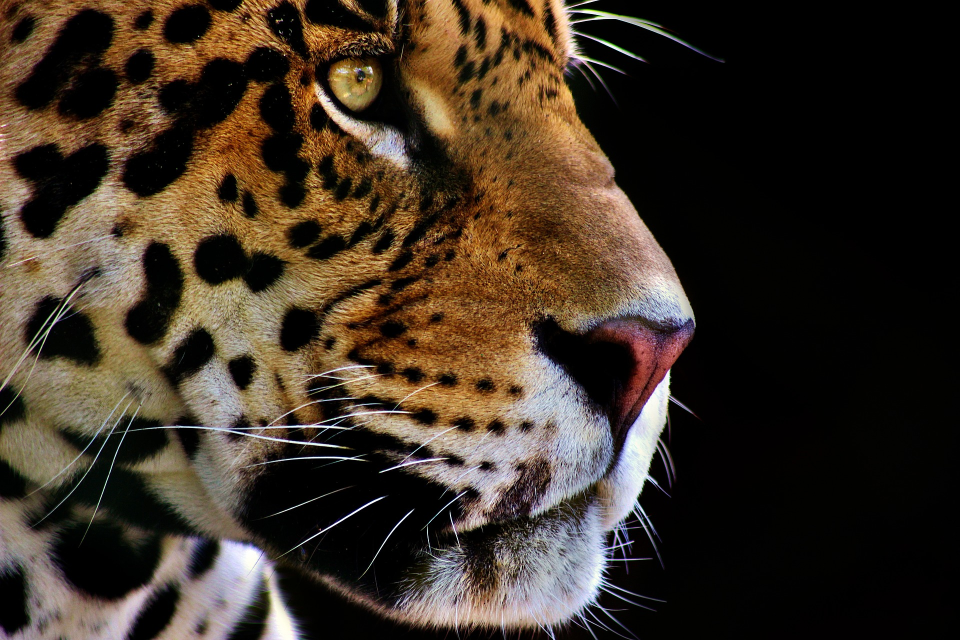
#> input picture 2026/Mar.09/input/guilhermeaurani-cheetah-9534404_1920.jpg, 1920 x 1280 px (shown at 1/2 size)
$ python mar09_alt_render.py input/guilhermeaurani-cheetah-9534404_1920.jpg
#> lines starting #> are read from the running program, lines starting #| are printed output that depends on the picture; after the words box and inside, x2 and y2 are one past the last pixel; in counts of white or black regions, pixels touching at a corner belong together
#!/usr/bin/env python3
"""Alternative CMYK dither renderer with flattened output naming.

Style difference from the base script:
- Uses staggered Morton CMYK dithers as masks
- Composites masks with a simple ink-on-paper transmittance model
- Writes compact names: cheetah-morton-offset.png / tenerife-morton-offset.png
"""

from __future__ import annotations

import argparse
from pathlib import Path

from PIL import Image


def morton2(x: int, y: int) -> int:
    n = 0
    for bit in range(3):
        n |= ((x >> bit) & 1) << (2 * bit)
        n |= ((y >> bit) & 1) << (2 * bit + 1)
    return n


def build_morton_thresholds_8x8() -> list[list[int]]:
    matrix = [[0] * 8 for _ in range(8)]
    for y in range(8):
        for x in range(8):
            rank = morton2(x, y)
            matrix[y][x] = int((rank + 0.5) * 4.0)
    return matrix


def downsample_half_linear(img: Image.Image) -> Image.Image:
    w, h = img.size
    return img.resize((max(1, w // 2), max(1, h // 2)), resample=Image.Resampling.BILINEAR)


def dither_channel_morton_8x8(channel: Image.Image, x_phase: int, y_phase: int) -> Image.Image:
    thresholds = build_morton_thresholds_8x8()
    w, h = channel.size
    src = channel.load()

    out = Image.new("1", (w, h))
    dst = out.load()

    for y in range(h):
        py = y + y_phase
        ty = py & 7
        row_offset = 4 if ((py >> 3) & 1) else 0

        for x in range(w):
            tx = (x + x_phase + row_offset) & 7
            dst[x, y] = 255 if src[x, y] >= thresholds[ty][tx] else 0

    return out


def infer_short_name(input_path: Path) -> str:
    stem = input_path.stem.lower()
    if "cheetah" in stem:
        return "cheetah"
    if "tenerife" in stem:
        return "tenerife"

    token = "".join(ch if ch.isalnum() else "-" for ch in stem).strip("-")
    return token or "image"


def composite_ink_on_paper(c: Image.Image, m: Image.Image, y: Image.Image, k: Image.Image) -> Image.Image:
    """Composite binary CMYK masks into RGB with a simple transmittance model."""
    w, h = c.size
    cpx = c.load()
    mpx = m.load()
    ypx = y.load()
    kpx = k.load()

    out = Image.new("RGB", (w, h))
    dst = out.load()

    # Off-white paper base.
    paper = (0.965, 0.945, 0.900)

    # Per-ink transmittance (multiplicative) when a dot is present.
    cyan_t = (0.25, 0.98, 0.98)
    magenta_t = (0.98, 0.30, 0.98)
    yellow_t = (0.98, 0.98, 0.35)
    black_t = (0.30, 0.30, 0.30)

    for y0 in range(h):
        for x0 in range(w):
            r, g, b = paper

            if cpx[x0, y0] != 0:
                r *= cyan_t[0]
                g *= cyan_t[1]
                b *= cyan_t[2]
            if mpx[x0, y0] != 0:
                r *= magenta_t[0]
                g *= magenta_t[1]
                b *= magenta_t[2]
            if ypx[x0, y0] != 0:
                r *= yellow_t[0]
                g *= yellow_t[1]
                b *= yellow_t[2]
            if kpx[x0, y0] != 0:
                r *= black_t[0]
                g *= black_t[1]
                b *= black_t[2]

            dst[x0, y0] = (
                int(max(0, min(255, round(r * 255.0)))),
                int(max(0, min(255, round(g * 255.0)))),
                int(max(0, min(255, round(b * 255.0)))),
            )

    return out


def process_image(input_path: Path, output_path: Path) -> None:
    rgb = Image.open(input_path).convert("RGB")
#> rgb is the input picture: PIL image 1920x1280 RGB; mean R, G, B 62.9, 50.6, 38.3
    half = downsample_half_linear(rgb)
    cmyk = half.convert("CMYK")
    c, m, y, k = cmyk.split()
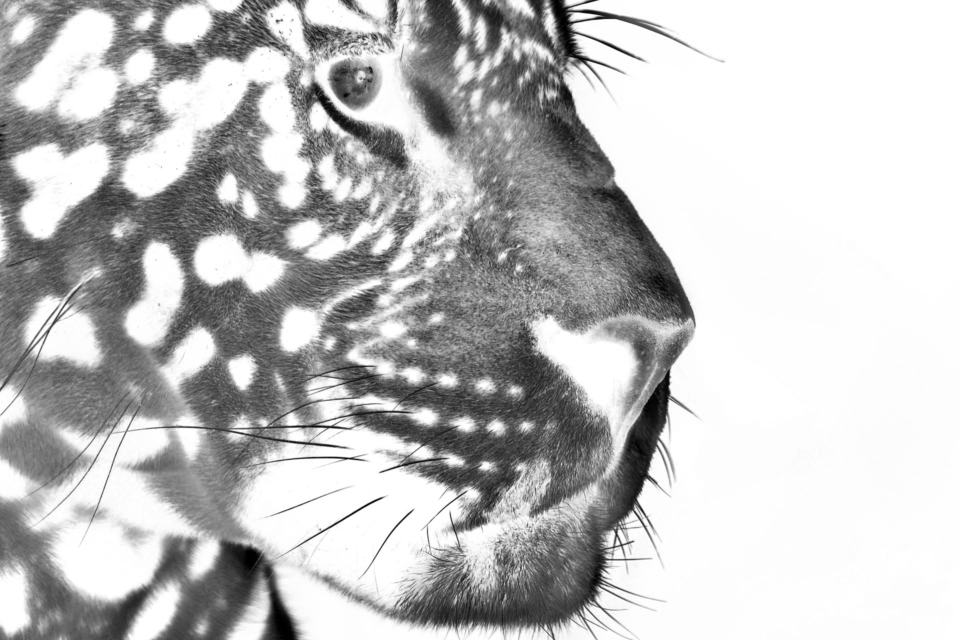
#> c: PIL image 960x640 L; min 0, max 255, mean 192
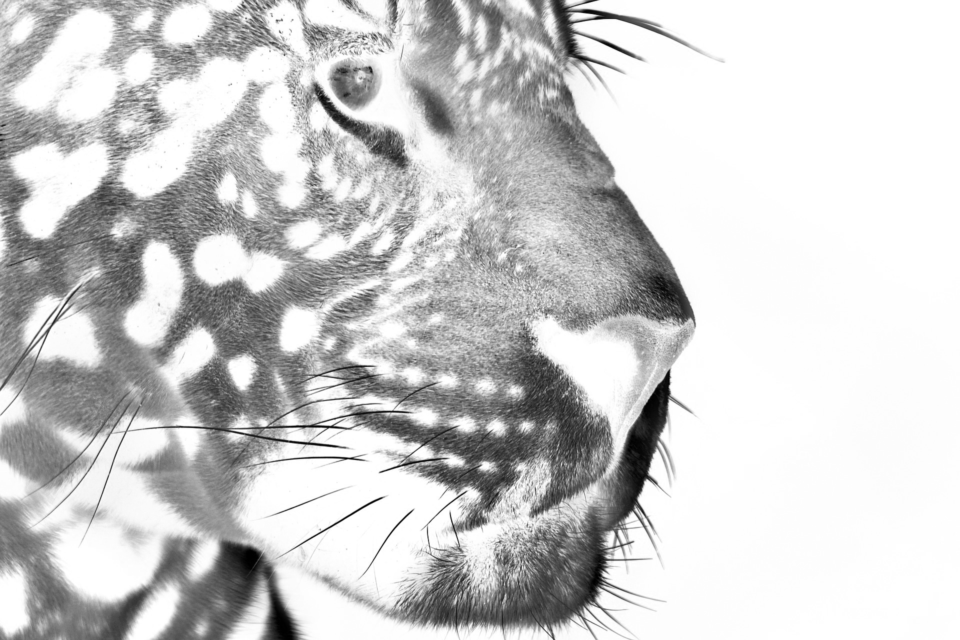
#> m: PIL image 960x640 L; min 0, max 255, mean 204.3
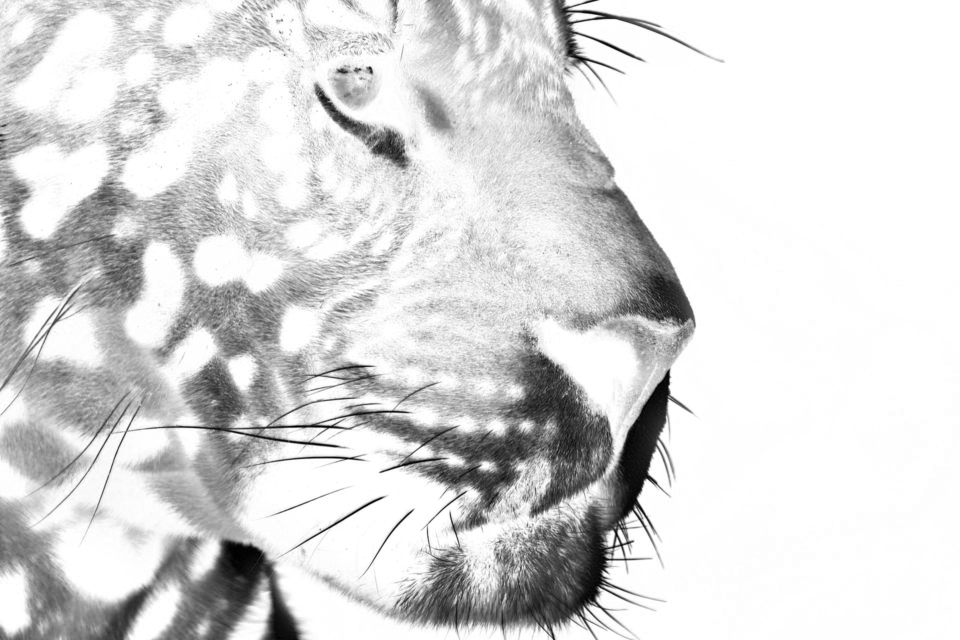
#> y: PIL image 960x640 L; min 0, max 255, mean 216.6
#> k: PIL image 960x640 L; every value is 0

    c_d = dither_channel_morton_8x8(c, x_phase=0, y_phase=0)
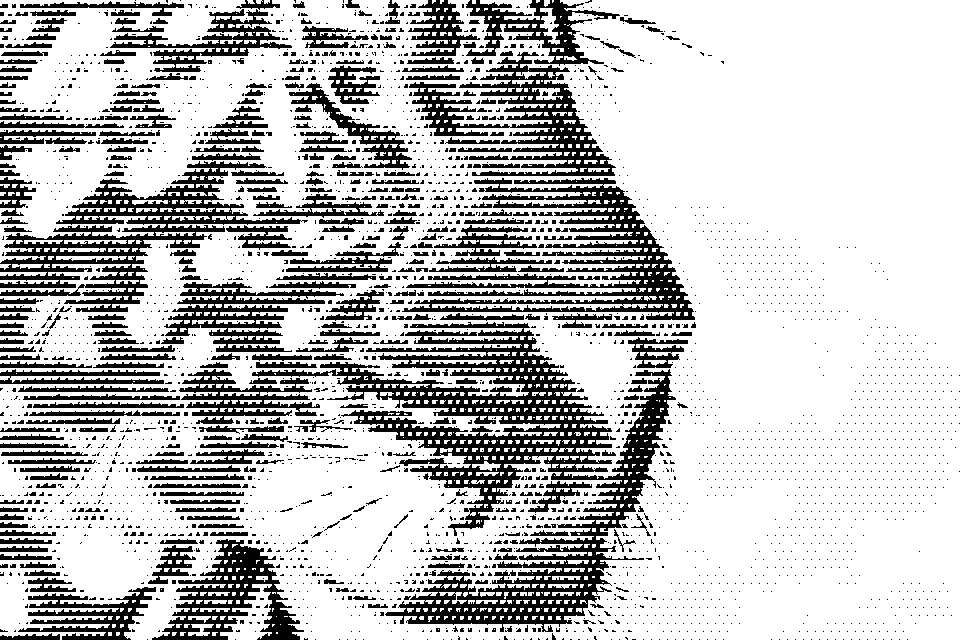
#> c_d: PIL image 960x640 1; 75.3% white; 3148 black regions (2781 under 20 px), largest, box (x1, y1, x2, y2) and area: (252, 322, 676, 632) 32257, (0, 161, 308, 312) 11940, (402, 178, 695, 320) 11882
    m_d = dither_channel_morton_8x8(m, x_phase=4, y_phase=0)
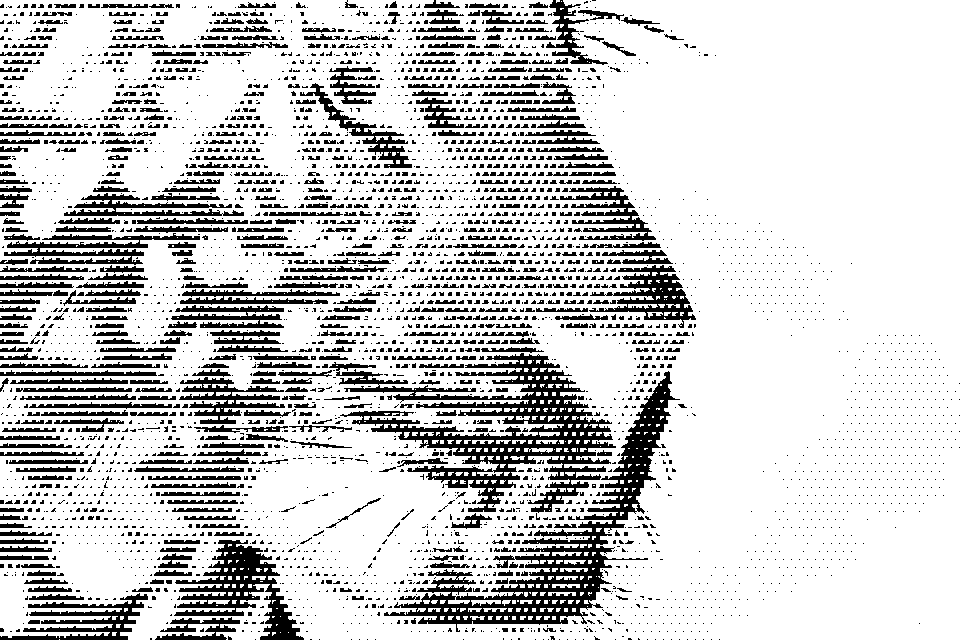
#> m_d: PIL image 960x640 1; 80.1% white; 3956 black regions (3360 under 20 px), largest, box (x1, y1, x2, y2) and area: (329, 353, 616, 513) 13734, (384, 371, 680, 632) 12178, (174, 540, 304, 640) 4628
    y_d = dither_channel_morton_8x8(y, x_phase=0, y_phase=4)
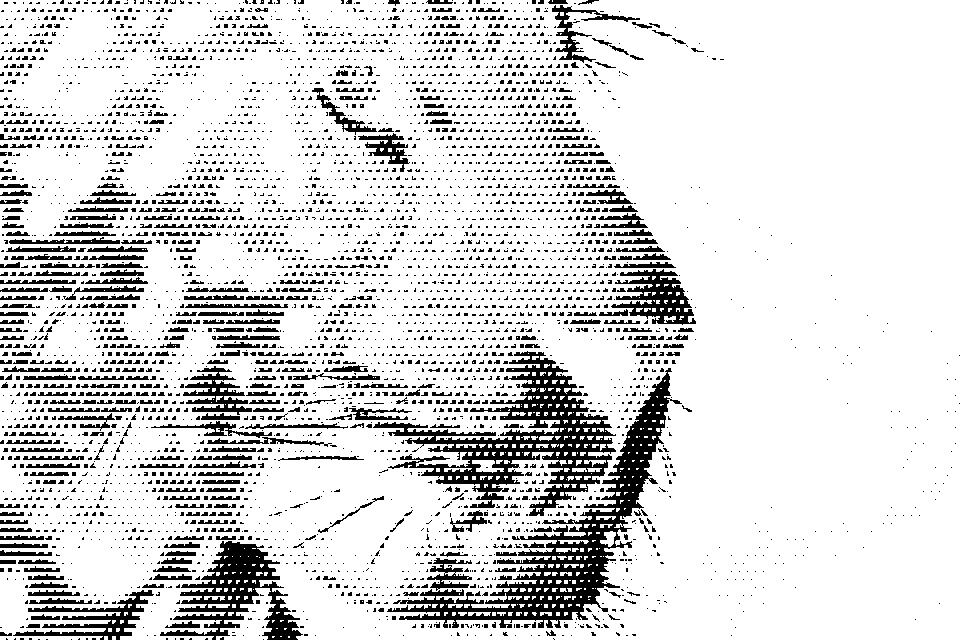
#> y_d: PIL image 960x640 1; 84.9% white; 4307 black regions (3890 under 20 px), largest, box (x1, y1, x2, y2) and area: (387, 368, 682, 628) 12402, (373, 351, 616, 516) 11161, (160, 541, 303, 640) 5284
    k_d = dither_channel_morton_8x8(k, x_phase=4, y_phase=4)

    rendered = composite_ink_on_paper(c_d, m_d, y_d, k_d)
#> in composite_ink_on_paper, `out = Image.new("RGB", (w, h))`: out: PIL image 960x640 RGB; every value is 0
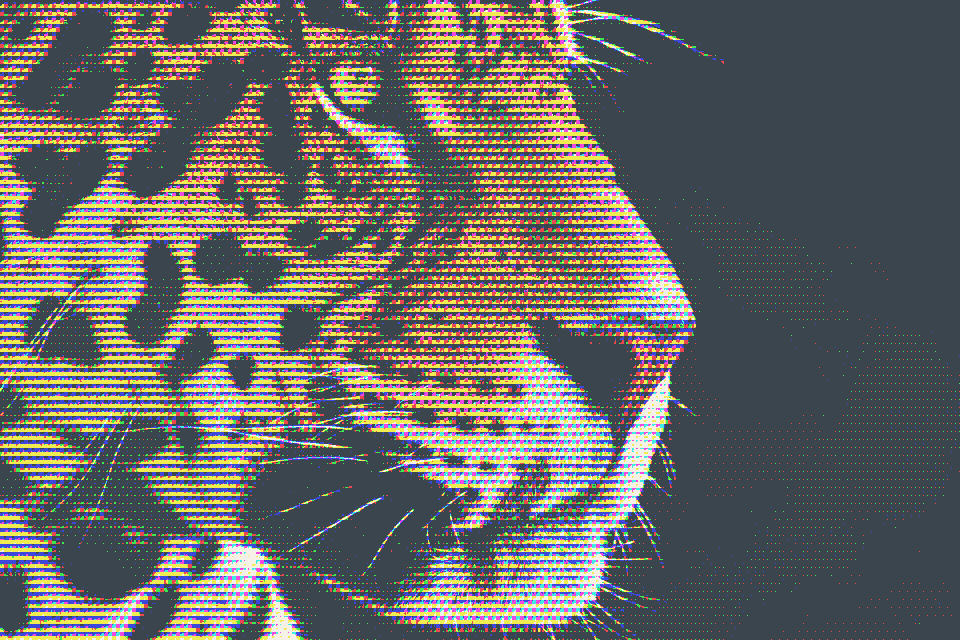
#> rendered: PIL image 960x640 RGB; mean R, G, B 103.9, 102.6, 99.7
    output_path.parent.mkdir(parents=True, exist_ok=True)
    rendered.save(output_path)
    print(f"Saved: {output_path}")


def main() -> None:
    parser = argparse.ArgumentParser(
        description="Alternative CMYK Morton renderer with flattened output naming"
    )
    parser.add_argument("inputs", nargs="+", type=Path, help="Input image(s)")
    parser.add_argument("--output-dir", type=Path, default=Path("output"))
    args = parser.parse_args()

    for input_path in args.inputs:
        short = infer_short_name(input_path)
        out_name = f"{short}-morton-offset.png"
        process_image(input_path, args.output_dir / out_name)


if __name__ == "__main__":
    main()
